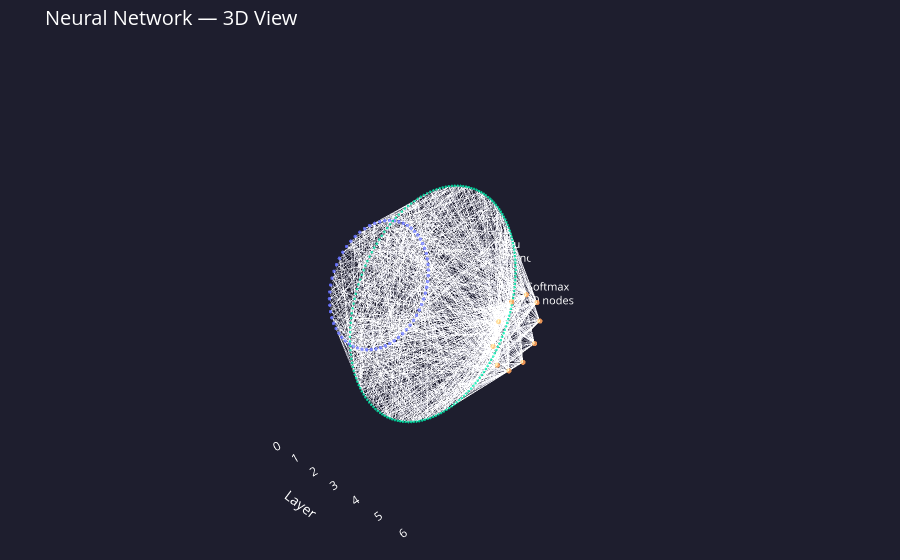

Source (notebook cell):
### Markdown cell above
---
## Architektura sieci (3D)

### Code cell
from Code.Visualization.network_visualization import show_architecture_3d

show_architecture_3d(layer_sizes, activations)

### Figure 1 — Plotly figure (JSON) as saved in the notebook; plotly's stock layout.template omitted (floating-point values rounded to 4 significant figures; data arrays with more than 128 entries replaced by an {"elided": "..."} marker saying what was removed)
{"data": [{"hoverinfo": "none", "line": {"color": "rgba(180,180,180,0.12)", "width": 0.8}, "mode": "lines", "name": "connections", "type": "scatter3d", "x": {"elided": "3600 int values"}, "y": {"elided": "3600 float values"}, "z": {"elided": "3600 float values"}}, {"hovertemplate": "%{text}<extra></extra>", "marker": {"color": {"elided": "253 str values"}, "line": {"width": 0}, "opacity": 0.9, "size": {"elided": "253 int values"}}, "mode": "markers", "name": "nodes", "text": {"elided": "253 str values"}, "type": "scatter3d", "x": {"elided": "253 int values"}, "y": {"elided": "253 float values"}, "z": {"elided": "253 float values"}}, {"hoverinfo": "none", "mode": "text", "name": "labels", "text": ["Input<br>64 nodes", "Relu<br>179 nodes", "Softmax<br>10 nodes"], "textfont": {"color": "white", "size": 11}, "type": "scatter3d", "x": [0, 3, 6], "y": [3, 4.614, 1.8], "z": [0, 0, 0]}], "layout": {"font": {"color": "white"}, "margin": {"b": 0, "l": 0, "r": 0, "t": 50}, "paper_bgcolor": "#1e1e2e", "scene": {"bgcolor": "#1e1e2e", "camera": {"eye": {"x": 1.6, "y": -1.8, "z": 1}, "up": {"x": 0, "y": 0, "z": 1}}, "xaxis": {"backgroundcolor": "#1e1e2e", "gridcolor": "#333", "showgrid": false, "title": {"text": "Layer"}, "zeroline": false}, "yaxis": {"backgroundcolor": "#1e1e2e", "gridcolor": "#333", "showgrid": false, "showticklabels": false, "title": {"text": ""}, "zeroline": false}, "zaxis": {"backgroundcolor": "#1e1e2e", "gridcolor": "#333", "showgrid": false, "showticklabels": false, "title": {"text": ""}, "zeroline": false}}, "showlegend": false, "title": {"font": {"color": "white", "size": 20}, "text": "Neural Network — 3D View"}}}
